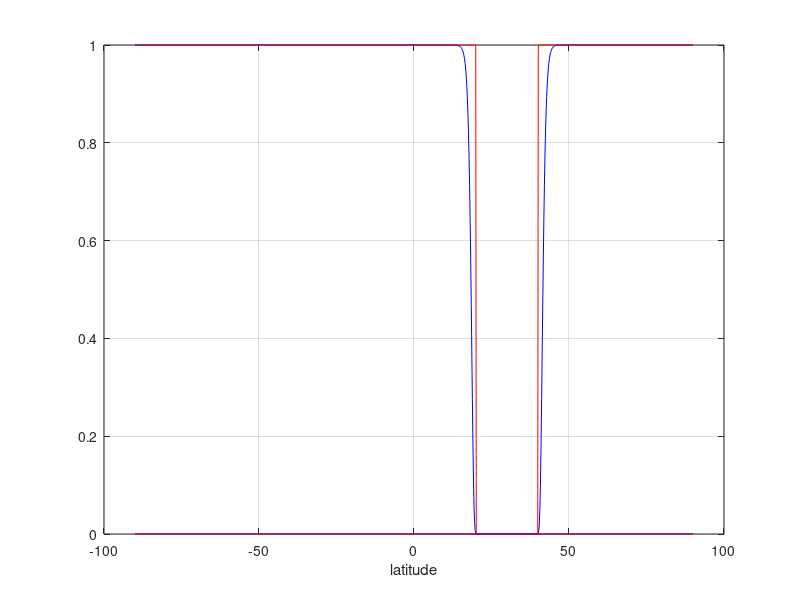

MATLAB code to generate this figure:
% Mask function for a zonal channel

lat_c      = 30; % centre of channel (latitude in degrees)
npts_penal = 2.5; % number of points to smooth over
dx_max     = 4.5; % grid size (km)
radius     = 240; % planet radius (km)
width      = 80;  % meridional extent of channel (km)

deg        = pi/180;
lat_width  = width/radius / deg;
lat_width  = 2*10;
lat        = linspace(-90,90,1000);

% Widening of channel
dlat = 0.5*npts_penal * (dx_max/radius) / deg;

% Extent of land mass from south and north polew
width_S = 90 + (lat_c - (lat_width/2 + dlat));
width_N = 90 - (lat_c + (lat_width/2 + dlat));

% Smoothing
n_smth_S = 4*radius * width_S*deg / (dx_max * npts_penal);
n_smth_N = 4*radius * width_N*deg / (dx_max * npts_penal);

% Masks for each land mass
chi_S = exp(-abs((lat+90)/width_S).^n_smth_S); 
chi_N = exp(-abs((90-lat)/width_N).^n_smth_N); 

plot(lat, chi_S,'b'); hold on;
plot(lat,lat < lat_c-lat_width/2,'r');

plot(lat, chi_N,'b'); hold on;
plot(lat,lat > lat_c+lat_width/2,'r');

xlabel('latitude');grid on;